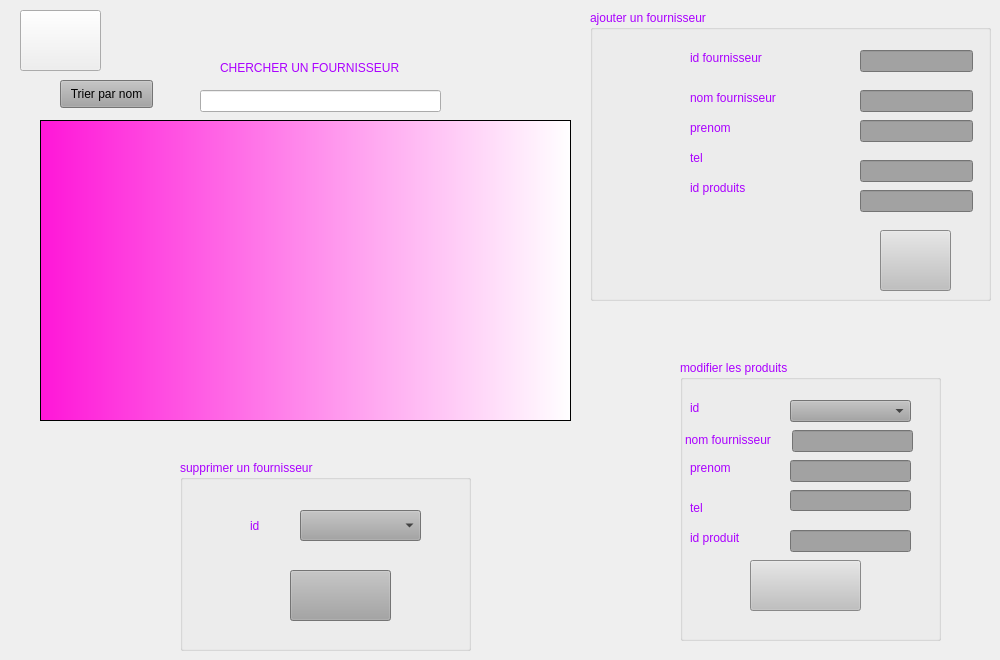
    <widget class="QWidget" name="tab_2">
     <attribute name="title">
      <string>fournisseur</string>
     </attribute>
     <widget class="QTableView" name="tabfournisseur">
      <property name="geometry">
       <rect>
        <x>40</x>
        <y>120</y>
        <width>531</width>
        <height>301</height>
       </rect>
      </property>
      <property name="styleSheet">
       <string notr="true">
background-color: qlineargradient(spread:repeat, x1:0, y1:0, x2:1, y2:0, stop:0 rgba(255, 22, 216, 255), stop:1 rgba(255, 255, 255, 255));</string>
      </property>
      <attribute name="horizontalHeaderDefaultSectionSize">
       <number>90</number>
      </attribute>
     </widget>
     <widget class="QGroupBox" name="groupBox_5">
      <property name="geometry">
       <rect>
        <x>590</x>
        <y>10</y>
        <width>401</width>
        <height>291</height>
       </rect>
      </property>
      <property name="palette">
       <palette>
        <active>
         <colorrole role="WindowText">
          <brush brushstyle="SolidPattern">
           <color alpha="255">
            <red>170</red>
            <green>0</green>
            <blue>255</blue>
           </color>
          </brush>
         </colorrole>
         <colorrole role="Button">
          <brush brushstyle="SolidPattern">
           <color alpha="255">
            <red>162</red>
            <green>162</green>
            <blue>162</blue>
           </color>
          </brush>
         </colorrole>
         <colorrole role="Base">
          <brush brushstyle="SolidPattern">
           <color alpha="255">
            <red>162</red>
            <green>162</green>
            <blue>162</blue>
           </color>
          </brush>
         </colorrole>
         <colorrole role="Window">
          <brush brushstyle="SolidPattern">
           <color alpha="255">
            <red>162</red>
            <green>162</green>
            <blue>162</blue>
           </color>
          </brush>
         </colorrole>
        </active>
        <inactive>
         <colorrole role="WindowText">
          <brush brushstyle="SolidPattern">
           <color alpha="255">
            <red>170</red>
            <green>0</green>
            <blue>255</blue>
           </color>
          </brush>
         </colorrole>
         <colorrole role="Button">
          <brush brushstyle="SolidPattern">
           <color alpha="255">
            <red>162</red>
            <green>162</green>
            <blue>162</blue>
           </color>
          </brush>
         </colorrole>
         <colorrole role="Base">
          <brush brushstyle="SolidPattern">
           <color alpha="255">
            <red>162</red>
            <green>162</green>
            <blue>162</blue>
           </color>
          </brush>
         </colorrole>
         <colorrole role="Window">
          <brush brushstyle="SolidPattern">
           <color alpha="255">
            <red>162</red>
            <green>162</green>
            <blue>162</blue>
           </color>
          </brush>
         </colorrole>
        </inactive>
        <disabled>
         <colorrole role="WindowText">
          <brush brushstyle="SolidPattern">
           <color alpha="255">
            <red>120</red>
            <green>120</green>
            <blue>120</blue>
           </color>
          </brush>
         </colorrole>
         <colorrole role="Button">
          <brush brushstyle="SolidPattern">
           <color alpha="255">
            <red>162</red>
            <green>162</green>
            <blue>162</blue>
           </color>
          </brush>
         </colorrole>
         <colorrole role="Base">
          <brush brushstyle="SolidPattern">
           <color alpha="255">
            <red>162</red>
            <green>162</green>
            <blue>162</blue>
           </color>
          </brush>
         </colorrole>
         <colorrole role="Window">
          <brush brushstyle="SolidPattern">
           <color alpha="255">
            <red>162</red>
            <green>162</green>
            <blue>162</blue>
           </color>
          </brush>
         </colorrole>
        </disabled>
       </palette>
      </property>
      <property name="title">
       <string>ajouter un fournisseur</string>
      </property>
      <widget class="QLineEdit" name="nomfrs">
       <property name="geometry">
        <rect>
         <x>270</x>
         <y>80</y>
         <width>113</width>
         <height>22</height>
        </rect>
       </property>
      </widget>
      <widget class="QLineEdit" name="telfrs">
       <property name="geometry">
        <rect>
         <x>270</x>
         <y>150</y>
         <width>113</width>
         <height>22</height>
        </rect>
       </property>
      </widget>
      <widget class="QLineEdit" name="prenomfrs">
       <property name="geometry">
        <rect>
         <x>270</x>
         <y>110</y>
         <width>113</width>
         <height>22</height>
        </rect>
       </property>
      </widget>
      <widget class="QLineEdit" name="idfrs">
       <property name="geometry">
        <rect>
         <x>270</x>
         <y>40</y>
         <width>113</width>
         <height>22</height>
        </rect>
       </property>
      </widget>
      <widget class="QLabel" name="label_19">
       <property name="geometry">
        <rect>
         <x>100</x>
         <y>40</y>
         <width>111</width>
         <height>16</height>
        </rect>
       </property>
       <property name="text">
        <string>id fournisseur</string>
       </property>
      </widget>
      <widget class="QLabel" name="label_20">
       <property name="geometry">
        <rect>
         <x>100</x>
         <y>80</y>
         <width>101</width>
         <height>16</height>
        </rect>
       </property>
       <property name="text">
        <string>nom fournisseur</string>
       </property>
      </widget>
      <widget class="QLabel" name="label_21">
       <property name="geometry">
        <rect>
         <x>100</x>
         <y>110</y>
         <width>56</width>
         <height>16</height>
        </rect>
       </property>
       <property name="text">
        <string>prenom</string>
       </property>
      </widget>
      <widget class="QLabel" name="label_22">
       <property name="geometry">
        <rect>
         <x>100</x>
         <y>140</y>
         <width>56</width>
         <height>16</height>
        </rect>
       </property>
       <property name="text">
        <string>tel</string>
       </property>
      </widget>
      <widget class="QLabel" name="label_23">
       <property name="geometry">
        <rect>
         <x>100</x>
         <y>170</y>
         <width>56</width>
         <height>16</height>
        </rect>
       </property>
       <property name="text">
        <string>id produits</string>
       </property>
      </widget>
      <widget class="QPushButton" name="ajoutfrs">
       <property name="geometry">
        <rect>
         <x>290</x>
         <y>220</y>
         <width>71</width>
         <height>61</height>
        </rect>
       </property>
       <property name="styleSheet">
        <string notr="true">     background-color: #C0C0C0;
border-image: url(:/resource/plus (1).png);
image: url(:/resource/plus (1).png);</string>
       </property>
       <property name="text">
        <string/>
       </property>
      </widget>
      <widget class="QLineEdit" name="fkfrs">
       <property name="geometry">
        <rect>
         <x>270</x>
         <y>180</y>
         <width>113</width>
         <height>22</height>
        </rect>
       </property>
      </widget>
     </widget>
     <widget class="QGroupBox" name="groupBox_3">
      <property name="geometry">
       <rect>
        <x>680</x>
        <y>360</y>
        <width>261</width>
        <height>281</height>
       </rect>
      </property>
      <property name="palette">
       <palette>
        <active>
         <colorrole role="WindowText">
          <brush brushstyle="SolidPattern">
           <color alpha="255">
            <red>170</red>
            <green>0</green>
            <blue>255</blue>
           </color>
          </brush>
         </colorrole>
         <colorrole role="Button">
          <brush brushstyle="SolidPattern">
           <color alpha="255">
            <red>162</red>
            <green>162</green>
            <blue>162</blue>
           </color>
          </brush>
         </colorrole>
         <colorrole role="Base">
          <brush brushstyle="SolidPattern">
           <color alpha="255">
            <red>162</red>
            <green>162</green>
            <blue>162</blue>
           </color>
          </brush>
         </colorrole>
         <colorrole role="Window">
          <brush brushstyle="SolidPattern">
           <color alpha="255">
            <red>162</red>
            <green>162</green>
            <blue>162</blue>
           </color>
          </brush>
         </colorrole>
        </active>
        <inactive>
         <colorrole role="WindowText">
          <brush brushstyle="SolidPattern">
           <color alpha="255">
            <red>170</red>
            <green>0</green>
            <blue>255</blue>
           </color>
          </brush>
         </colorrole>
         <colorrole role="Button">
          <brush brushstyle="SolidPattern">
           <color alpha="255">
            <red>162</red>
            <green>162</green>
            <blue>162</blue>
           </color>
          </brush>
         </colorrole>
         <colorrole role="Base">
          <brush brushstyle="SolidPattern">
           <color alpha="255">
            <red>162</red>
            <green>162</green>
            <blue>162</blue>
           </color>
          </brush>
         </colorrole>
         <colorrole role="Window">
          <brush brushstyle="SolidPattern">
           <color alpha="255">
            <red>162</red>
            <green>162</green>
            <blue>162</blue>
           </color>
          </brush>
         </colorrole>
        </inactive>
        <disabled>
         <colorrole role="WindowText">
          <brush brushstyle="SolidPattern">
           <color alpha="255">
            <red>120</red>
            <green>120</green>
            <blue>120</blue>
           </color>
          </brush>
         </colorrole>
         <colorrole role="Button">
          <brush brushstyle="SolidPattern">
           <color alpha="255">
            <red>162</red>
            <green>162</green>
            <blue>162</blue>
           </color>
          </brush>
         </colorrole>
         <colorrole role="Base">
          <brush brushstyle="SolidPattern">
           <color alpha="255">
            <red>162</red>
            <green>162</green>
            <blue>162</blue>
           </color>
          </brush>
         </colorrole>
         <colorrole role="Window">
          <brush brushstyle="SolidPattern">
           <color alpha="255">
            <red>162</red>
            <green>162</green>
            <blue>162</blue>
           </color>
          </brush>
         </colorrole>
        </disabled>
       </palette>
      </property>
      <property name="title">
       <string>modifier les produits</string>
      </property>
      <widget class="QComboBox" name="idfmod">
       <property name="geometry">
        <rect>
         <x>110</x>
         <y>40</y>
         <width>121</width>
         <height>22</height>
        </rect>
       </property>
      </widget>
      <widget class="QLineEdit" name="frsmod">
       <property name="geometry">
        <rect>
         <x>112</x>
         <y>70</y>
         <width>121</width>
         <height>22</height>
        </rect>
       </property>
      </widget>
      <widget class="QLabel" name="label_10">
       <property name="geometry">
        <rect>
         <x>10</x>
         <y>40</y>
         <width>56</width>
         <height>16</height>
        </rect>
       </property>
       <property name="text">
        <string>id</string>
       </property>
      </widget>
      <widget class="QLabel" name="label_11">
       <property name="geometry">
        <rect>
         <x>5</x>
         <y>70</y>
         <width>101</width>
         <height>20</height>
        </rect>
       </property>
       <property name="text">
        <string>nom fournisseur</string>
       </property>
      </widget>
      <widget class="QLabel" name="label_12">
       <property name="geometry">
        <rect>
         <x>10</x>
         <y>100</y>
         <width>56</width>
         <height>16</height>
        </rect>
       </property>
       <property name="text">
        <string>prenom</string>
       </property>
      </widget>
      <widget class="QLineEdit" name="prenomfrsmod">
       <property name="geometry">
        <rect>
         <x>110</x>
         <y>100</y>
         <width>121</width>
         <height>22</height>
        </rect>
       </property>
      </widget>
      <widget class="QLineEdit" name="telfrsmod">
       <property name="geometry">
        <rect>
         <x>110</x>
         <y>130</y>
         <width>121</width>
         <height>21</height>
        </rect>
       </property>
      </widget>
      <widget class="QLabel" name="label_13">
       <property name="geometry">
        <rect>
         <x>10</x>
         <y>140</y>
         <width>56</width>
         <height>16</height>
        </rect>
       </property>
       <property name="text">
        <string>tel</string>
       </property>
      </widget>
      <widget class="QLineEdit" name="fgmod">
       <property name="geometry">
        <rect>
         <x>110</x>
         <y>170</y>
         <width>121</width>
         <height>22</height>
        </rect>
       </property>
      </widget>
      <widget class="QLabel" name="label_14">
       <property name="geometry">
        <rect>
         <x>10</x>
         <y>170</y>
         <width>56</width>
         <height>16</height>
        </rect>
       </property>
       <property name="text">
        <string>id produit</string>
       </property>
      </widget>
      <widget class="QPushButton" name="frsmod_2">
       <property name="geometry">
        <rect>
         <x>70</x>
         <y>200</y>
         <width>111</width>
         <height>51</height>
        </rect>
       </property>
       <property name="styleSheet">
        <string notr="true">     background-color: #C0C0C0;
border-image: url(:/resource/edit .png);
image: url(:/resource/edit .png);</string>
       </property>
       <property name="text">
        <string/>
       </property>
      </widget>
     </widget>
     <widget class="QGroupBox" name="groupBox_7">
      <property name="geometry">
       <rect>
        <x>180</x>
        <y>460</y>
        <width>291</width>
        <height>191</height>
       </rect>
      </property>
      <property name="palette">
       <palette>
        <active>
         <colorrole role="WindowText">
          <brush brushstyle="SolidPattern">
           <color alpha="255">
            <red>170</red>
            <green>0</green>
            <blue>255</blue>
           </color>
          </brush>
         </colorrole>
         <colorrole role="Button">
          <brush brushstyle="SolidPattern">
           <color alpha="255">
            <red>162</red>
            <green>162</green>
            <blue>162</blue>
           </color>
          </brush>
         </colorrole>
         <colorrole role="Base">
          <brush brushstyle="SolidPattern">
           <color alpha="255">
            <red>162</red>
            <green>162</green>
            <blue>162</blue>
           </color>
          </brush>
         </colorrole>
         <colorrole role="Window">
          <brush brushstyle="SolidPattern">
           <color alpha="255">
            <red>162</red>
            <green>162</green>
            <blue>162</blue>
           </color>
          </brush>
         </colorrole>
        </active>
        <inactive>
         <colorrole role="WindowText">
          <brush brushstyle="SolidPattern">
           <color alpha="255">
            <red>170</red>
            <green>0</green>
            <blue>255</blue>
           </color>
          </brush>
         </colorrole>
         <colorrole role="Button">
          <brush brushstyle="SolidPattern">
           <color alpha="255">
            <red>162</red>
            <green>162</green>
            <blue>162</blue>
           </color>
          </brush>
         </colorrole>
         <colorrole role="Base">
          <brush brushstyle="SolidPattern">
           <color alpha="255">
            <red>162</red>
            <green>162</green>
            <blue>162</blue>
           </color>
          </brush>
         </colorrole>
         <colorrole role="Window">
          <brush brushstyle="SolidPattern">
           <color alpha="255">
            <red>162</red>
            <green>162</green>
            <blue>162</blue>
           </color>
          </brush>
         </colorrole>
        </inactive>
        <disabled>
         <colorrole role="WindowText">
          <brush brushstyle="SolidPattern">
           <color alpha="255">
            <red>120</red>
            <green>120</green>
            <blue>120</blue>
           </color>
          </brush>
         </colorrole>
         <colorrole role="Button">
          <brush brushstyle="SolidPattern">
           <color alpha="255">
            <red>162</red>
            <green>162</green>
            <blue>162</blue>
           </color>
          </brush>
         </colorrole>
         <colorrole role="Base">
          <brush brushstyle="SolidPattern">
           <color alpha="255">
            <red>162</red>
            <green>162</green>
            <blue>162</blue>
           </color>
          </brush>
         </colorrole>
         <colorrole role="Window">
          <brush brushstyle="SolidPattern">
           <color alpha="255">
            <red>162</red>
            <green>162</green>
            <blue>162</blue>
           </color>
          </brush>
         </colorrole>
        </disabled>
       </palette>
      </property>
      <property name="title">
       <string>supprimer un fournisseur</string>
      </property>
      <widget class="QComboBox" name="idfrssup">
       <property name="geometry">
        <rect>
         <x>120</x>
         <y>50</y>
         <width>121</width>
         <height>31</height>
        </rect>
       </property>
      </widget>
      <widget class="QLabel" name="label_15">
       <property name="geometry">
        <rect>
         <x>70</x>
         <y>50</y>
         <width>51</width>
         <height>31</height>
        </rect>
       </property>
       <property name="text">
        <string>id</string>
       </property>
      </widget>
      <widget class="QPushButton" name="frssupp">
       <property name="geometry">
        <rect>
         <x>110</x>
         <y>110</y>
         <width>101</width>
         <height>51</height>
        </rect>
       </property>
       <property name="styleSheet">
        <string notr="true">
border-image: url(:/resource/cancel (1).png);
</string>
       </property>
       <property name="text">
        <string/>
       </property>
      </widget>
     </widget>
     <widget class="QLineEdit" name="search">
      <property name="geometry">
       <rect>
        <x>200</x>
        <y>90</y>
        <width>241</width>
        <height>22</height>
       </rect>
      </property>
     </widget>
     <widget class="QPushButton" name="trifourni">
      <property name="geometry">
       <rect>
        <x>60</x>
        <y>80</y>
        <width>93</width>
        <height>28</height>
       </rect>
      </property>
      <property name="palette">
       <palette>
        <active>
         <colorrole role="WindowText">
          <brush brushstyle="SolidPattern">
           <color alpha="255">
            <red>170</red>
            <green>0</green>
            <blue>255</blue>
           </color>
          </brush>
         </colorrole>
         <colorrole role="Button">
          <brush brushstyle="SolidPattern">
           <color alpha="255">
            <red>162</red>
            <green>162</green>
            <blue>162</blue>
           </color>
          </brush>
         </colorrole>
         <colorrole role="Base">
          <brush brushstyle="SolidPattern">
           <color alpha="255">
            <red>162</red>
            <green>162</green>
            <blue>162</blue>
           </color>
          </brush>
         </colorrole>
         <colorrole role="Window">
          <brush brushstyle="SolidPattern">
           <color alpha="255">
            <red>162</red>
            <green>162</green>
            <blue>162</blue>
           </color>
          </brush>
         </colorrole>
        </active>
        <inactive>
         <colorrole role="WindowText">
          <brush brushstyle="SolidPattern">
           <color alpha="255">
            <red>170</red>
            <green>0</green>
            <blue>255</blue>
           </color>
          </brush>
         </colorrole>
         <colorrole role="Button">
          <brush brushstyle="SolidPattern">
           <color alpha="255">
            <red>162</red>
            <green>162</green>
            <blue>162</blue>
           </color>
          </brush>
         </colorrole>
         <colorrole role="Base">
          <brush brushstyle="SolidPattern">
           <color alpha="255">
            <red>162</red>
            <green>162</green>
            <blue>162</blue>
           </color>
          </brush>
         </colorrole>
         <colorrole role="Window">
          <brush brushstyle="SolidPattern">
           <color alpha="255">
            <red>162</red>
            <green>162</green>
            <blue>162</blue>
           </color>
          </brush>
         </colorrole>
        </inactive>
        <disabled>
         <colorrole role="WindowText">
          <brush brushstyle="SolidPattern">
           <color alpha="255">
            <red>120</red>
            <green>120</green>
            <blue>120</blue>
           </color>
          </brush>
         </colorrole>
         <colorrole role="Button">
          <brush brushstyle="SolidPattern">
           <color alpha="255">
            <red>162</red>
            <green>162</green>
            <blue>162</blue>
           </color>
          </brush>
         </colorrole>
         <colorrole role="Base">
          <brush brushstyle="SolidPattern">
           <color alpha="255">
            <red>162</red>
            <green>162</green>
            <blue>162</blue>
           </color>
          </brush>
         </colorrole>
         <colorrole role="Window">
          <brush brushstyle="SolidPattern">
           <color alpha="255">
            <red>162</red>
            <green>162</green>
            <blue>162</blue>
           </color>
          </brush>
         </colorrole>
        </disabled>
       </palette>
      </property>
      <property name="text">
       <string>Trier par nom</string>
      </property>
     </widget>
     <widget class="QLabel" name="label">
      <property name="geometry">
       <rect>
        <x>220</x>
        <y>60</y>
        <width>201</width>
        <height>16</height>
       </rect>
      </property>
      <property name="palette">
       <palette>
        <active>
         <colorrole role="WindowText">
          <brush brushstyle="SolidPattern">
           <color alpha="255">
            <red>170</red>
            <green>0</green>
            <blue>255</blue>
           </color>
          </brush>
         </colorrole>
         <colorrole role="Button">
          <brush brushstyle="SolidPattern">
           <color alpha="255">
            <red>162</red>
            <green>162</green>
            <blue>162</blue>
           </color>
          </brush>
         </colorrole>
         <colorrole role="Base">
          <brush brushstyle="SolidPattern">
           <color alpha="255">
            <red>162</red>
            <green>162</green>
            <blue>162</blue>
           </color>
          </brush>
         </colorrole>
         <colorrole role="Window">
          <brush brushstyle="SolidPattern">
           <color alpha="255">
            <red>162</red>
            <green>162</green>
            <blue>162</blue>
           </color>
          </brush>
         </colorrole>
        </active>
        <inactive>
         <colorrole role="WindowText">
          <brush brushstyle="SolidPattern">
           <color alpha="255">
            <red>170</red>
            <green>0</green>
            <blue>255</blue>
           </color>
          </brush>
         </colorrole>
         <colorrole role="Button">
          <brush brushstyle="SolidPattern">
           <color alpha="255">
            <red>162</red>
            <green>162</green>
            <blue>162</blue>
           </color>
          </brush>
         </colorrole>
         <colorrole role="Base">
          <brush brushstyle="SolidPattern">
           <color alpha="255">
            <red>162</red>
            <green>162</green>
            <blue>162</blue>
           </color>
          </brush>
         </colorrole>
         <colorrole role="Window">
          <brush brushstyle="SolidPattern">
           <color alpha="255">
            <red>162</red>
            <green>162</green>
            <blue>162</blue>
           </color>
          </brush>
         </colorrole>
        </inactive>
        <disabled>
         <colorrole role="WindowText">
          <brush brushstyle="SolidPattern">
           <color alpha="255">
            <red>120</red>
            <green>120</green>
            <blue>120</blue>
           </color>
          </brush>
         </colorrole>
         <colorrole role="Button">
          <brush brushstyle="SolidPattern">
           <color alpha="255">
            <red>162</red>
            <green>162</green>
            <blue>162</blue>
           </color>
          </brush>
         </colorrole>
         <colorrole role="Base">
          <brush brushstyle="SolidPattern">
           <color alpha="255">
            <red>162</red>
            <green>162</green>
            <blue>162</blue>
           </color>
          </brush>
         </colorrole>
         <colorrole role="Window">
          <brush brushstyle="SolidPattern">
           <color alpha="255">
            <red>162</red>
            <green>162</green>
            <blue>162</blue>
           </color>
          </brush>
         </colorrole>
        </disabled>
       </palette>
      </property>
      <property name="text">
       <string>CHERCHER UN FOURNISSEUR</string>
      </property>
     </widget>
     <widget class="QPushButton" name="retourfp">
      <property name="geometry">
       <rect>
        <x>20</x>
        <y>10</y>
        <width>81</width>
        <height>61</height>
       </rect>
      </property>
      <property name="styleSheet">
       <string notr="true">border-image: url(:/resource/login.png);</string>
      </property>
      <property name="text">
       <string/>
      </property>
     </widget>
    </widget>
